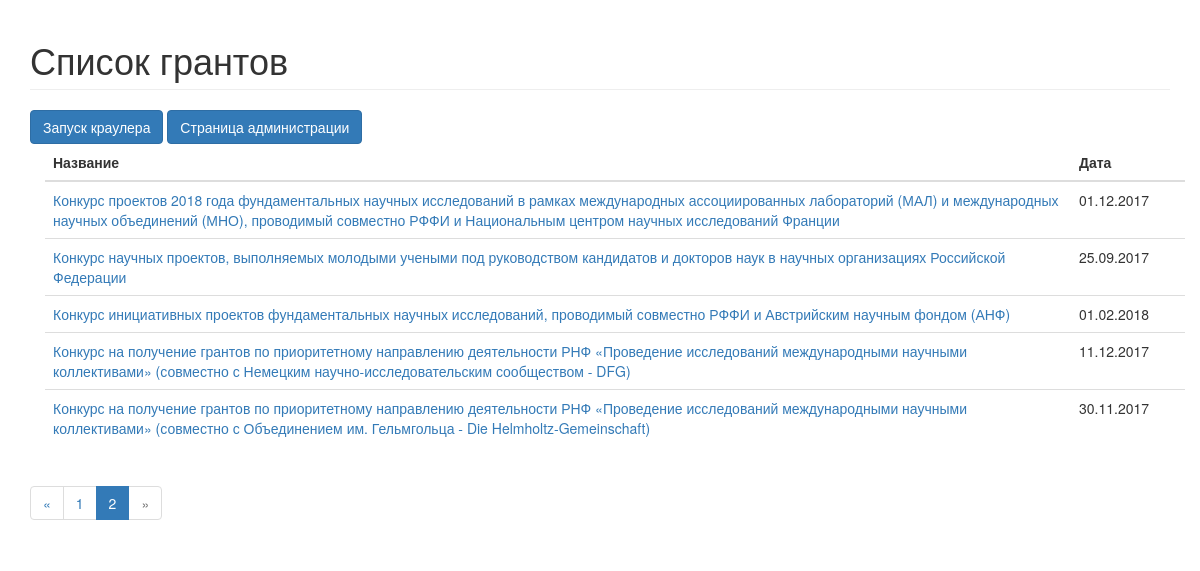
Page /?page=2 (signed in) on the committed database.
### app/models.py (models this page shows, shortened)
class Grant(models.Model):
	title = models.CharField(max_length=300, unique=True)
	date= models.CharField(max_length=100)
	link = models.CharField(max_length=300,default="")

### app/views.py (the view)
# urls.py: url(r'^$', views.grant_list, name='grant_list'),
@login_required
def grant_list(request):
    grant_list = Grant.objects.all()
    page = request.GET.get('page', 1)
    paginator = Paginator(grant_list, 15)
    try:
        grants = paginator.page(page)
    except PageNotAnInteger:
        grants = paginator.page(1)
    except EmptyPage:
        grants = paginator.page(paginator.num_pages)
    return render(request, 'app/grant_list.html', { 'grants': grants })

### app/templates/app/grant_list.html
{% extends "app/base.html" %}
{% load staticfiles %}
{% block content %}
   <h1 class="page-header">Список грантов </h1>
<div>
   <a class='btn btn-primary js-create-group' href="/crawl" ">Запуск краулера</a>
   <a class='btn btn-primary js-create-group' href="/djangoadmin">Страница администрации</a>
</div>
   <div class = "container">
   	<table class="table table-hover">
   		<thead class="thead-inverse">
   			<tr>
   				<th scope="row">Название</th>
   				<th>Дата</th>
   			</tr>
   		</thead>
   		<tbody>
   		{% for grant in grants %}
   			<tr>
   				<td style = "width:900px" href="{{grant.link}}">
                  <a target="_new" href="{{grant.link}}">{{ grant.title }}</a>
   				</td>
   				<td style = "width:100px">
   					{{ grant.date}}
   				</td>
   			</tr>
   		{% endfor %}
   		</tbody>
   	</table>
   </div>
 {% if grants.has_other_pages %}
  <ul class="pagination">
    {% if grants.has_previous %}
      <li><a href="?page={{ grants.previous_page_number }}">&laquo;</a></li>
    {% else %}
      <li class="disabled"><span>&laquo;</span></li>
    {% endif %}
    {% for i in grants.paginator.page_range %}
      {% if grants.number == i %}
        <li class="active"><span>{{ i }} <span class="sr-only">(current)</span></span></li>
      {% else %}
        <li><a href="?page={{ i }}">{{ i }}</a></li>
      {% endif %}
    {% endfor %}
    {% if grants.has_next %}
      <li><a href="?page={{ grants.next_page_number }}">&raquo;</a></li>
    {% else %}
      <li class="disabled"><span>&raquo;</span></li>
    {% endif %}
  </ul>
{% endif %}
{% endblock content %}

### rows in the picture
Grant: title "Конкурс проектов 2018 года фундаментальных научных исследований в рамках международных ассоциированных лабораторий (МАЛ) и международных научных объединений (МНО), проводимый совместно РФФИ и Национальным центром научных исследований Франции", date "01.12.2017"
Grant: title "Конкурс научных проектов, выполняемых молодыми учеными под руководством кандидатов и докторов наук в научных организациях Российской Федерации", date "25.09.2017"
Grant: title "Конкурс инициативных проектов фундаментальных научных исследований, проводимый совместно РФФИ и Австрийским научным фондом (АНФ)", date "01.02.2018"
Grant: title "Конкурс на получение грантов по приоритетному направлению деятельности РНФ «Проведение исследований международными научными коллективами» (совместно с Немецким научно-исследовательским сообществом - DFG)", date "11.12.2017"
Grant: title "Конкурс на получение грантов по приоритетному направлению деятельности РНФ «Проведение исследований международными научными коллективами» (совместно с Объединением им. Гельмгольца - Die Helmholtz-Gemeinschaft)", date "30.11.2017"

### other values in the picture
{{ i }} "1"
{{ i }} "2"
